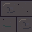

The image is a tile-based game level rendered from a .tmx file. Its description and complete source (layers, tilesets, objects, tile grids) follow:
An orthogonal 1x1 tile map with 32x32 px tiles, 1 tile layer (Assembly), 3 tilesets.

<map version="1.10" orientation="orthogonal" renderorder="right-down" width="1" height="1" tilewidth="32" tileheight="32" infinite="0" nextlayerid="2" nextobjectid="1">
  <tileset firstgid="1" source="../floors.tsx" />
  <tileset firstgid="321" source="../walls.tsx" />
  <tileset firstgid="961" source="../architecture.tsx" />
  <layer id="1" name="Assembly" width="1" height="1">
    <data encoding="csv">
263
</data>
  </layer>
</map>
